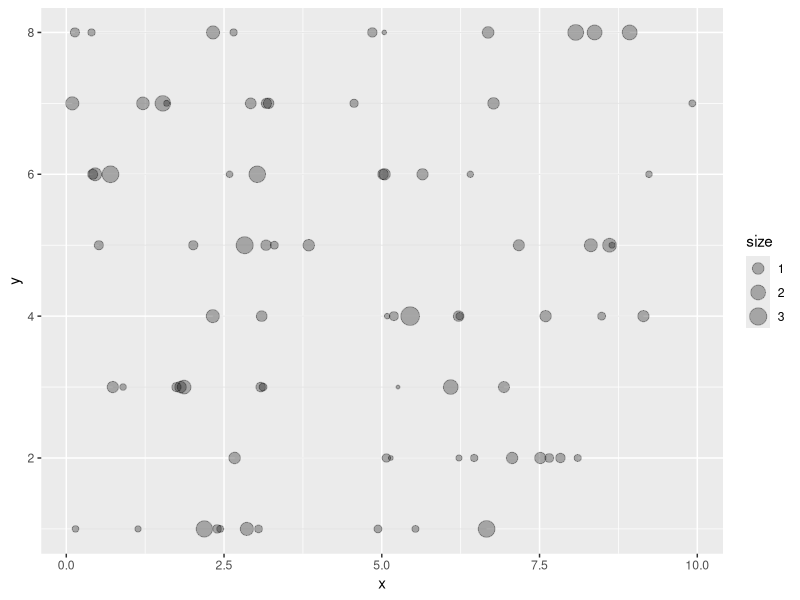
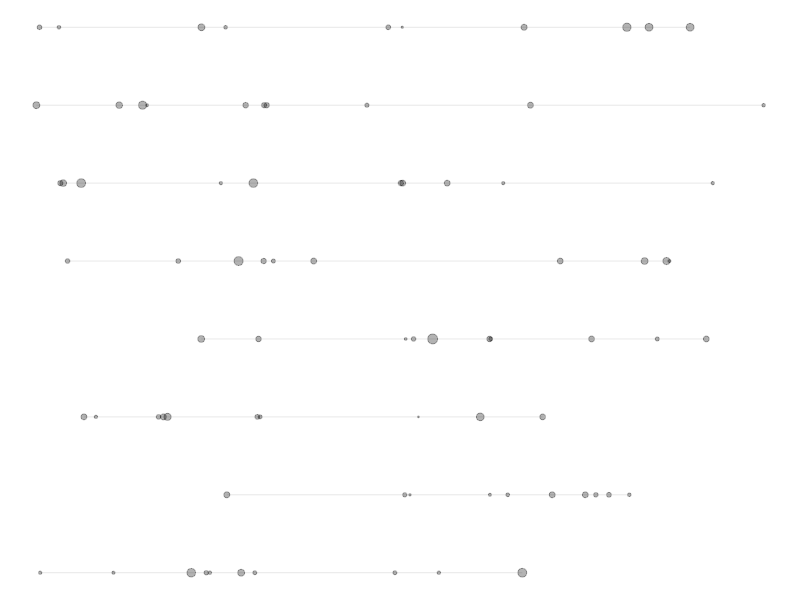
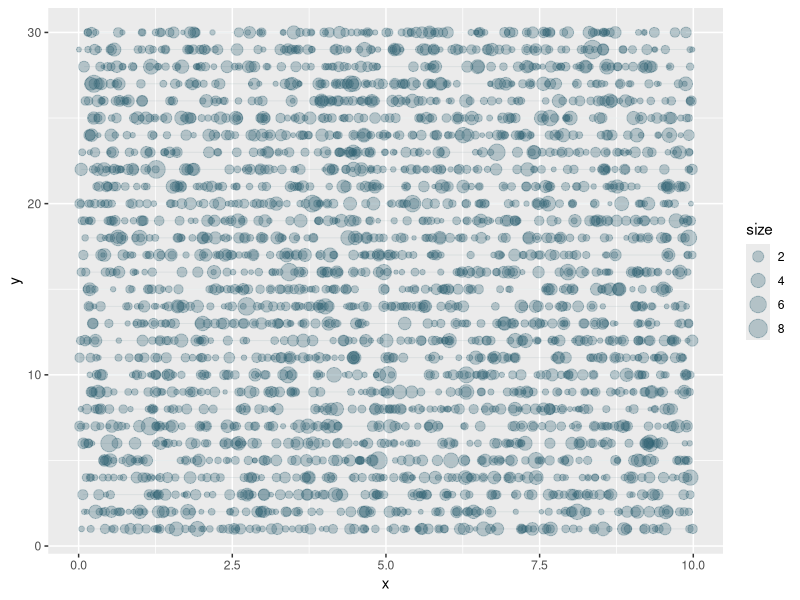
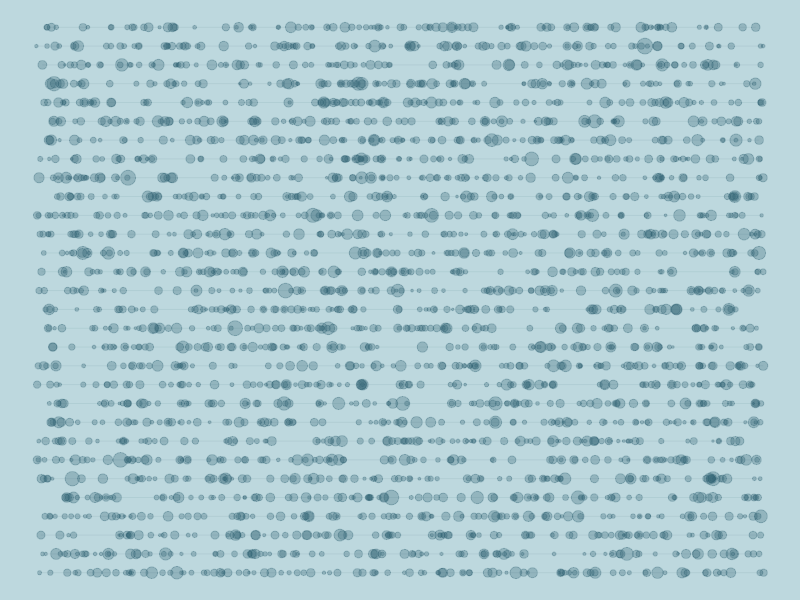

Recreate these plots in R, in order.
# Getting started with generative art
# https://nrennie.rbind.io/blog/getting-started-generative-art/

# Implementing generative art systems 

# PLOT 1

# A) Parameters as variables 

n_lines <- 8
n_dots <- 10
max_size <- 3
main_col <- "black"
bg_col <- "white"
s <- 1234

# B) Simulating generative art data 

set.seed(s)
plot_data <- data.frame(
  x = stats::runif(n_lines * n_dots, 0, 10), # generate random values from a uniform distribution
  y = rep(1:n_lines, n_dots), # replicates the values 
  size = stats::rexp(n_lines * n_dots) #  generate random deviates from an exponential distribution
)

# C) Plotting with {ggplot2}

library(ggplot2)

g <- ggplot(
  data = plot_data,
  mapping = aes(x = x, y = y)
) +
  geom_line(
    mapping = aes(group = y),
    alpha = 0.1, colour = main_col,
    linewidth = 0.3
  ) +
  geom_point(
    mapping = aes(size = size),
    pch = 21,
    fill = main_col, colour = main_col,
    alpha = 0.3
  )

g

g +
  scale_size(range = c(0.3, max_size)) +
  theme_void() +
  theme(
    plot.background = element_rect(
      fill = bg_col, colour = bg_col
    ),
    legend.position = "none",
    plot.margin = unit(c(0, 0, 0, 0), "cm")
  )

# PLOT 2

# A) Parameters as variables 

n_lines <- 30
n_dots <- 100
max_size <- 5
main_col <- "#326273"
bg_col <- "#BDD8DE"
s <- 2024

# B) Simulating generative art data 

set.seed(s)
plot_data <- data.frame(
  x = stats::runif(n_lines * n_dots, 0, 10), # generate random values from a uniform distribution
  y = rep(1:n_lines, n_dots), # replicates the values 
  size = stats::rexp(n_lines * n_dots) #  generate random deviates from an exponential distribution
)

# C) Plotting with {ggplot2}

library(ggplot2)

g <- ggplot(
  data = plot_data,
  mapping = aes(x = x, y = y)
) +
  geom_line(
    mapping = aes(group = y),
    alpha = 0.1, colour = main_col,
    linewidth = 0.3
  ) +
  geom_point(
    mapping = aes(size = size),
    pch = 21,
    fill = main_col, colour = main_col,
    alpha = 0.3
  )

g

g +
  scale_size(range = c(0.5, max_size)) +
  theme_void() +
  theme(
    plot.background = element_rect(
      fill = bg_col, colour = bg_col
    ),
    legend.position = "none",
    plot.margin = unit(c(0, 0, 0, 0), "cm")
  )

